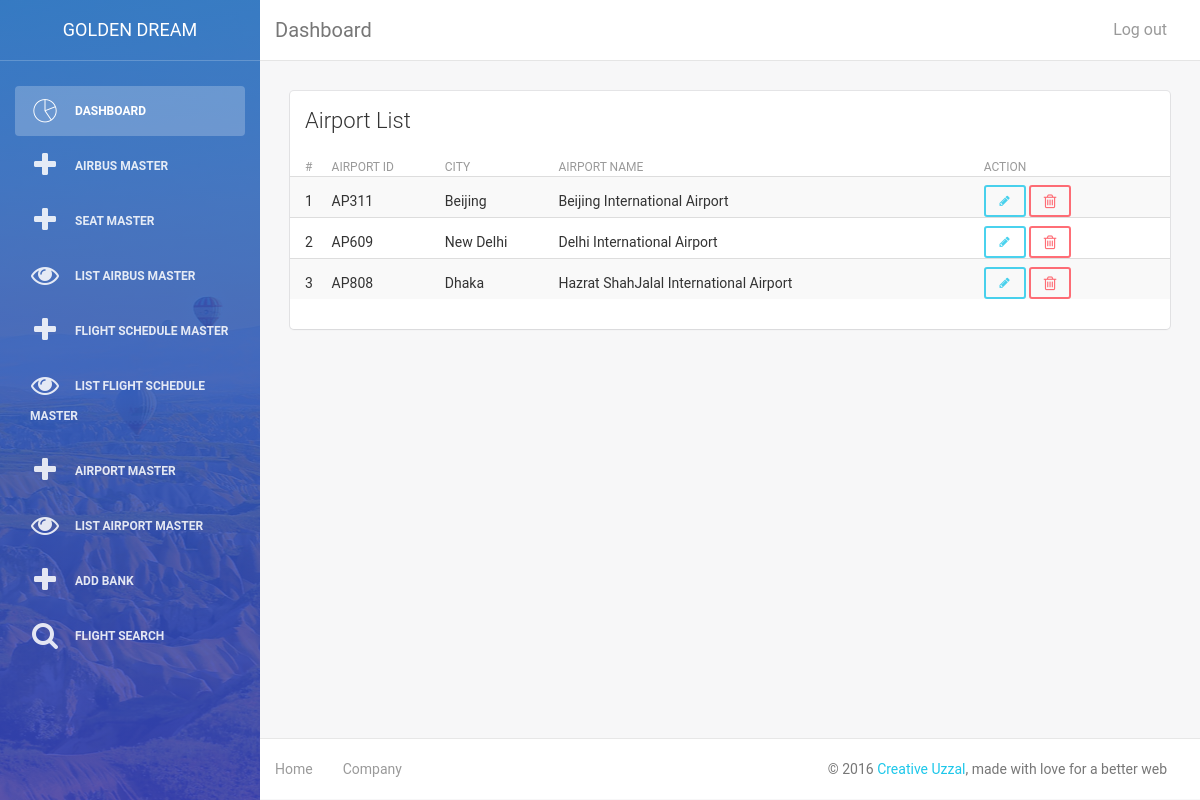
The page /admin/list_airport.php (signed in) on the database its author committed.
### tables this page shows
CREATE TABLE IF NOT EXISTS `airport` (
  `airport_id` varchar(20) NOT NULL,
  `city` text NOT NULL,
  `airport_name` text NOT NULL
);

### admin/list_airport.php (the view, shortened to what this page needs)
<?php include('header.php'); ?>
        <div class="content">
            <div class="container-fluid">
                <div class="row">
                    <div class="col-md-12">
                        <div class="card">
                            <div class="header">
                                <h4 class="title">Airport List</h4>
                            </div>
                            <div class="content table-responsive table-full-width">
                                <table class="table table-hover table-striped">
                                    <thead>
									    <th>#</th>
                                    	<th>Airport ID</th>
                                    	<th>City</th>
										<th>Airport Name</th>
                                    	<th>Action</th>
                                    </thead>
                                    <tbody>
									<?php
										$serial = 0;
										$sql = mysql_query("SELECT * FROM airport");
										while($row = mysql_fetch_object($sql))
											{
												$serial++;
												echo "<tr>
														<td>$serial</td>
														<td>$row->airport_id</td>
														<td>$row->city</td>
														<td>$row->airport_name</td>
														<td>
															<a data-toggle='tooltip' data-placement='top' title='Edit' class='btn btn-info btn-sm' href='edit_airport.php?ide=$row->airport_id'><i class='fa fa-pencil'></i></a>
															<a data-toggle='tooltip' data-placement='right' title='Delete' class='btn btn-danger btn-sm' onclick='return confirm_delete();' href='delete_airport.php?idd=$row->airport_id'><i class='fa fa-trash-o fa-lg'></i></a>
														</td>
													  </tr>";
											}
									?>
                                    </tbody>
                                </table>
                            </div>
                        </div>
                    </div>
                </div>
            </div>
        </div>
<?php include('footer.php'); ?>

### admin/list_airport.php (style rules this page uses)
.table > thead > tr > th, .table > tbody > tr > th, .table > tfoot > tr > th, .table > thead > tr > td, .table > tbody > tr > td, .table > tfoot > tr > td { padding: 0px 0px; padding-top: 8px; padding-right: 0px; padding-bottom: 0px; padding-left: 0px; vertical-align: middle; }

### rows shown on the page
airport: airport_id "AP311", city "Beijing", airport_name "Beijing International Airport"
airport: airport_id "AP609", city "New Delhi", airport_name "Delhi International Airport"
airport: airport_id "AP808", city "Dhaka", airport_name "Hazrat ShahJalal International Airport"
